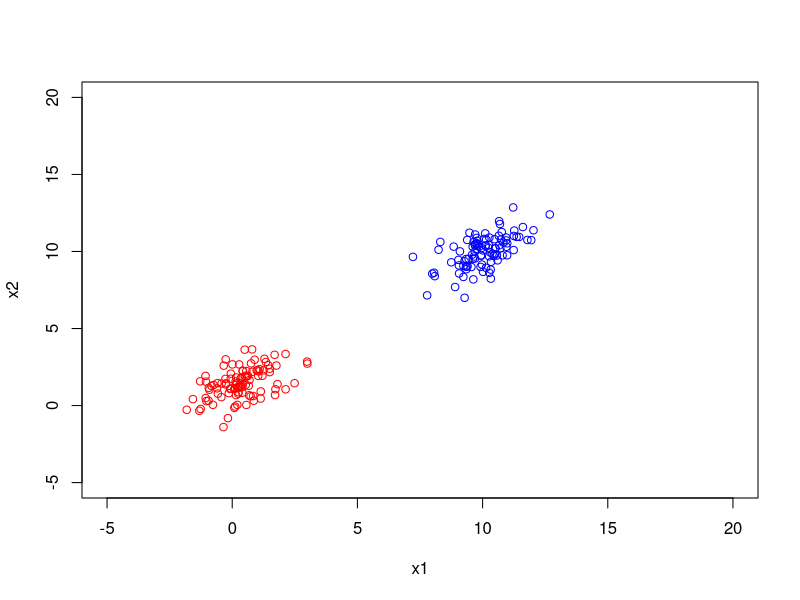

Write R code to recreate this figure.
## ---- chunk 1
knitr::opts_chunk$set(echo = TRUE)
## ---- chunk 2
library(mvtnorm)
## ---- chunk 3
n=10000
X = rmvnorm(n, mean=c(0.5,1.5), sigma=matrix(c(1,0.5,0.5,1), ncol = 2))
x1 = X[1:100,1]
x2 = X[1:100,2]
X = rmvnorm(n, mean=c(10,10), sigma=matrix(c(1,0.5,0.5,1), ncol = 2))
x11 = X[1:100,1]
x22 = X[1:100,2]

p = plot(x1,x2,col="red",xlim=c(-5,20),ylim=c(-5,20))+ points(x11,x22,col="blue")

